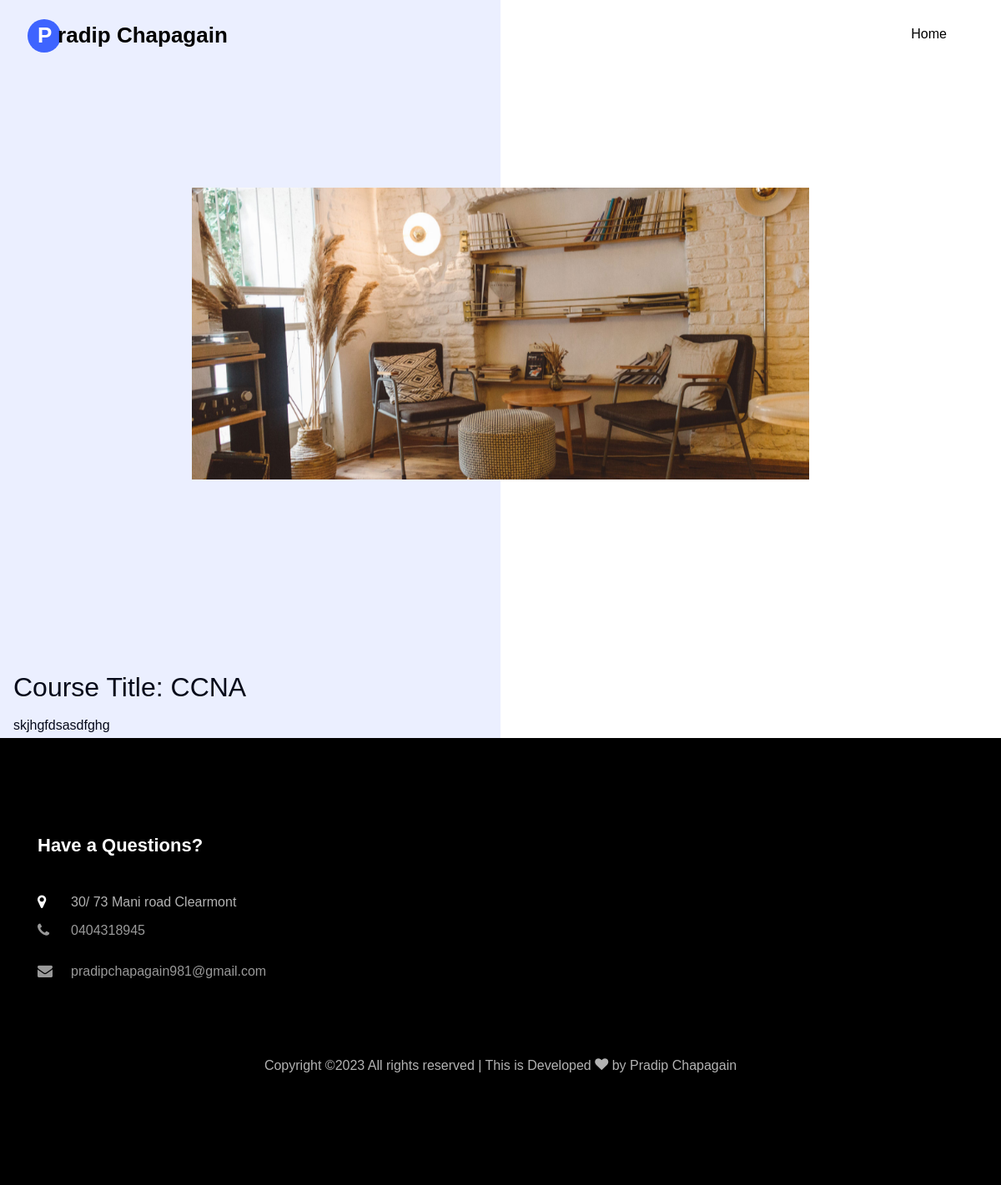
Page /certificate/1 on the committed database.
### Portfolio/models.py (models this page shows, shortened)
class Certification(models.Model):
    name = models.CharField(max_length=200)
    title = models.CharField(max_length=200)
    description = models.TextField()
    image = models.ImageField(upload_to='pics')  # Make sure to configure your MEDIA_ROOT and MEDIA_URL settings

### Portfolio/views.py (the view)
# urls.py: path('certificate/<int:id>', views.certificate, name='certificate'),
def certificate(request, id ):
    certificate = Certification.objects.get(pk=id)
    return render(request, 'certificate.html', {'certificate': certificate})

### templates/certificate.html
{% extends "test.html" %}
{% block header %}
<div class="project img ftco-animate d-flex justify-content-center align-items-center" style=" background-image:url({{ certificate.image.url }}) ; ">
</div>
{% endblock %}
{% block content %}
<div class="text pl-3">
     <h2>Course Title: {{ certificate.name }}</h2>
    <span class="position" style="color: black ;">{{ certificate.description  }}</span>
 </div>
{% endblock %}

### templates/test.html (style rules this page uses)
body { font-family: Arial, sans-serif; margin: 0; padding: 0; }

### rows in the picture
Certification: image (picture), name "CCNA", description "skjhgfdsasdfghg"
